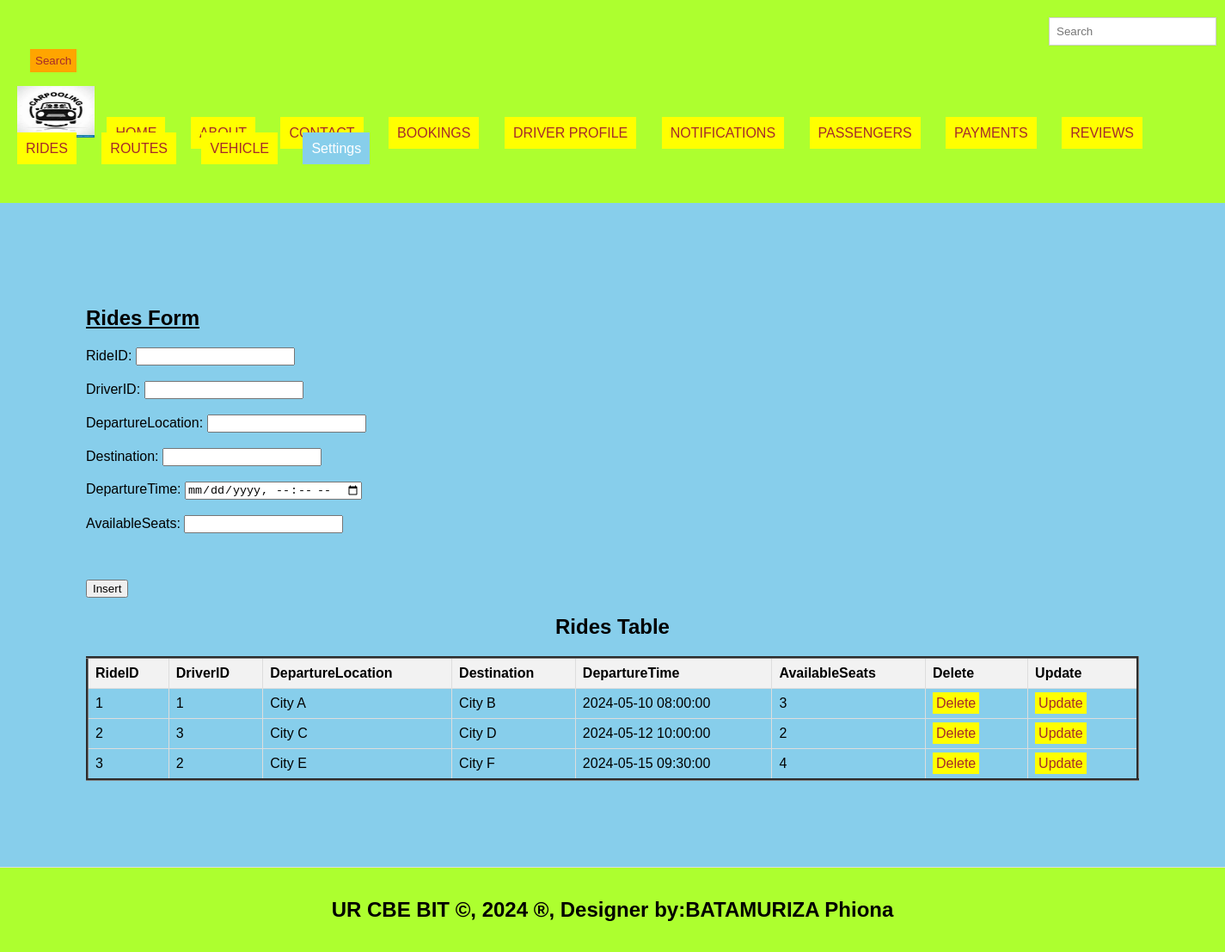
The app's page /rides.php with its own data.
### tables this page shows
CREATE TABLE `rides` (
  `RideID` int(11) NOT NULL,
  `DriverID` int(11) DEFAULT NULL,
  `DepartureLocation` varchar(100) DEFAULT NULL,
  `Destination` varchar(100) DEFAULT NULL,
  `DepartureTime` datetime DEFAULT NULL,
  `AvailableSeats` int(11) DEFAULT NULL
);

### rides.php (the view, shortened to what this page needs)
<!DOCTYPE html>
<html lang="en">
<head>
  <link rel="stylesheet" type="text/css" href="mystyle.css" title="style 1" media="screen, tv, projection, handheld, print"/>
  </head>
  <header>
<body bgcolor="skyblue">
  <form class="d-flex" role="search" action="search.php">
      <input class="form-control me-2" type="search" placeholder="Search" aria-label="Search" name="query">
      <button class="btn btn-outline-success" type="submit">Search</button>
    </form>
  <ul style="list-style-type: none; padding: 0;">
    <li style="display: inline; margin-right: 10px;">
    <img src="./image/logo.jpeg" width="90" height="60" alt="Logo">
  </li>
    <li style="display: inline; margin-right: 10px;"><a href="./home.html">HOME</a>
  </li>
    <li style="display: inline; margin-right: 10px;"><a href="./about.html">ABOUT</a>
  </li>
    <li style="display: inline; margin-right: 10px;"><a href="./contact.html">CONTACT</a>
  </li>
    <li style="display: inline; margin-right: 10px;"><a href="./bookings.php">BOOKINGS</a>
  </li>
    <li style="display: inline; margin-right: 10px;"><a href="./driverprofile.php">DRIVER PROFILE</a>
  </li>
    <li style="display: inline; margin-right: 10px;"><a href="./notifications.php">NOTIFICATIONS</a>
  </li>
    <li style="display: inline; margin-right: 10px;"><a href="./passengers.php">PASSENGERS</a>
  </li>
    <li style="display: inline; margin-right: 10px;"><a href="./payments.php">PAYMENTS</a>
  </li>  <li style="display: inline; margin-right: 10px;"><a href="./reviews.php">REVIEWS</a>
  </li>
    <li style="display: inline; margin-right: 10px;"><a href="./rides.php">RIDES</a>
  </li>
    <li style="display: inline; margin-right: 10px;"><a href="./routes.php">ROUTES</a>
  </li>
<li style="display: inline; margin-right: 10px;"><a href="./vehicle.php">VEHICLE</a>
  </li>
    <li class="dropdown" style="display: inline; margin-right: 10px;">
      <a href="#" style="padding: 10px; color: white; background-color: skyblue; text-decoration: none; margin-right: 15px;">Settings</a>
    </li><br><br>
  </ul>
</header>
<section>
    <h1><u>Rides Form</u></h1>
<form method="post" onsubmit="return confirmInsert();">
    <label for="RideID">RideID:</label>
    <input type="number" id="book_id" name="book_id" required><br><br>
    <label for="DriverID">DriverID:</label>
    <input type="number" id="ride_id" name="ride_id" required><br><br>
    <label for="DepartureLocation">DepartureLocation:</label>
    <input type="number" id="passenger_id" name="passenger_id" required><br><br>
    <label for="Destination">Destination:</label>
    <input type="text" id="booking_time" name="booking_time" required><br><br>
    <label for="DepartureTime">DepartureTime:</label>
    <input type="datetime-local" id="bookingtime" name="bookingtime" required><br><br>
    <label for="AvailableSeats">AvailableSeats:</label>
    <input type="text" id="bookintime" name="bookintime" required><br><br>
    </select><br><br>
    <input type="submit" name="add" value="Insert">
</form>
<!DOCTYPE html>
<html>
<head>
</head>
<body>
    <center><h2>Rides Table</h2></center>
    <table border="3">
        <tr>
            <th>RideID</th>
            <th>DriverID</th>
            <th>DepartureLocation</th>
            <th>Destination</th>
            <th>DepartureTime</th>
            <th>AvailableSeats</th>
            <th>Delete</th>
            <th>Update</th>
        </tr>
<?php
include('db_connection.php');
$sql = "SELECT * FROM rides";
$result = $connection->query($sql);
if ($result->num_rows > 0) {
    while ($row = $result->fetch_assoc()) {
        $RideID = $row['RideID'];
        echo "<tr>
            <td>" . $row['RideID'] . "</td>
            <td>" . $row['DriverID'] . "</td>
            <td>" . $row['DepartureLocation'] . "</td>
            <td>" . $row['Destination'] . "</td>
            <td>" . $row['DepartureTime'] . "</td>
            <td>" . $row['AvailableSeats'] . "</td>
            <td><a style='padding:4px' href='delete_rides.php?RideID=$RideID'>Delete</a></td>
            <td><a style='padding:4px' href='update_rides.php?RideID=$RideID'>Update</a></td>
        </tr>";
    }
} else {
    echo "<tr><td colspan='7'>No data found</td></tr>";
}
?>
      </table>
</body>
</section>
<footer>
  <center>
   <b><h2>UR CBE BIT &copy, 2024 &reg, Designer by:BATAMURIZA Phiona</h2></b>
  </center>
</footer>
</body>
</html>

### mystyle.css (style rules this page uses)
body { font-family: Arial, sans-serif; margin: 0; padding: 0; }
.form-control { padding: 8px; margin-left: 4px; border: 1px solid #ccc; }
.btn { padding: 6px; background-color: orange; color: brown; border: none; }
.dropdown { position: relative; display: inline; margin-right: 10px; }
body { font-family: Arial,sans-serif; margin:0; padding:0; }
header { background-color:greenyellow; padding: 20px; }
.dropdown { position: right; display:right; direction:rtl; }
section { padding:100px; border-bottom: 1px solid #ddd; }
footer { text-align: center; padding: 15px; background-color:greenyellow; }

### rides.php (style rules this page uses)
a { padding: 10px; color: white; background-color: yellow; text-decoration: none; margin-right: 15px; }
a:link { color: brown; }
button.btn { margin-left: 15px; margin-top: 4px; }
input.form-control { margin-left: 1200px; padding: 8px; }
table { width: 100%; border-collapse: collapse; }
th, td { border: 1px solid #ddd; padding: 8px; text-align: left; }
th { background-color: #f2f2f2; }

### records on screen
rides: RideID "1", DriverID "1", DepartureLocation "City A", Destination "City B", DepartureTime "2024-05-10 08:00:00", AvailableSeats "3"
rides: RideID "2", DriverID "3", DepartureLocation "City C", Destination "City D", DepartureTime "2024-05-12 10:00:00", AvailableSeats "2"
rides: RideID "3", DriverID "2", DepartureLocation "City E", Destination "City F", DepartureTime "2024-05-15 09:30:00", AvailableSeats "4"
